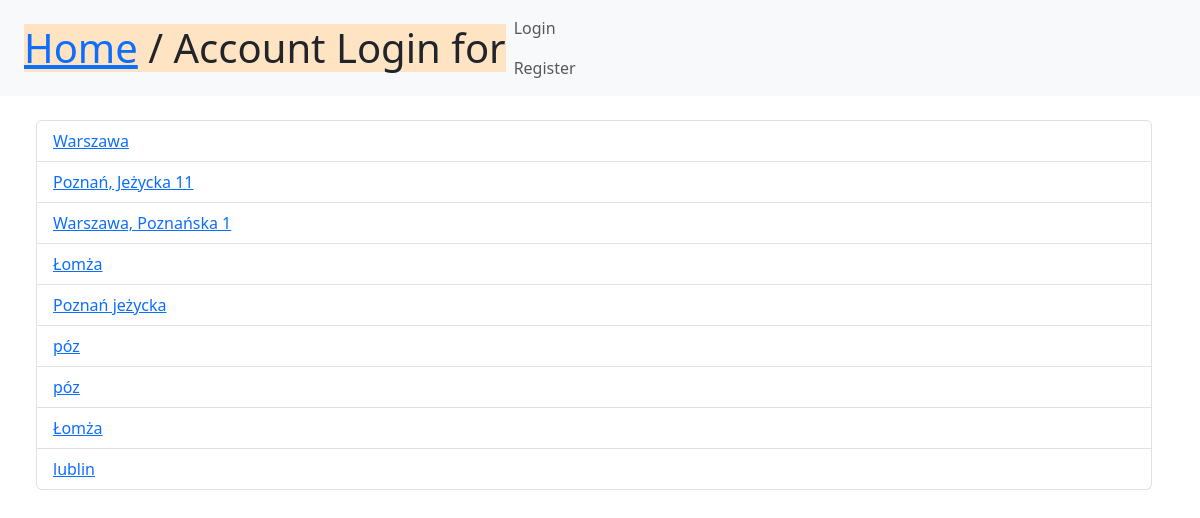
/appointment/, run on the app's committed database.
### people/models.py (models this page shows, shortened)
class Visit(models.Model):
    what_time = models.DateTimeField()
    location = models.CharField(max_length=128)
    specialist = models.ForeignKey(User, related_name='Specialist', null=True, on_delete=models.SET_NULL)
    patient = models.ForeignKey(User, related_name='Patient', null=True, on_delete=models.SET_NULL)

### people/views.py (the view)
# urls.py: path('appointment/', VisitView.as_view(), name='view_appointment'),
class VisitView(View):
    def get(self, request):
        visit = Visit.objects.all()
        return render(request, 'list2visit.html', {'visits': visit})

### people/templates/list2visit.html
{% extends 'base.html' %}
{% block content %}
    <ul class="list-group">
        {% for visit in visits.all %}
        <div class="list-group-item"><a href="{% url 'detail_appointment' visit.id %}">
            {{visit.location}}
        </a></div>
        {% endfor %}
    </ul>
{% endblock %}

### data on the page
Visit: location "Warszawa"
Visit: location "Poznań, Jeżycka 11"
Visit: location "Warszawa, Poznańska 1"
Visit: location "Łomża"
Visit: location "Poznań jeżycka"
Visit: location "póz"
Visit: location "póz"
Visit: location "Łomża"
Visit: location "lublin"
